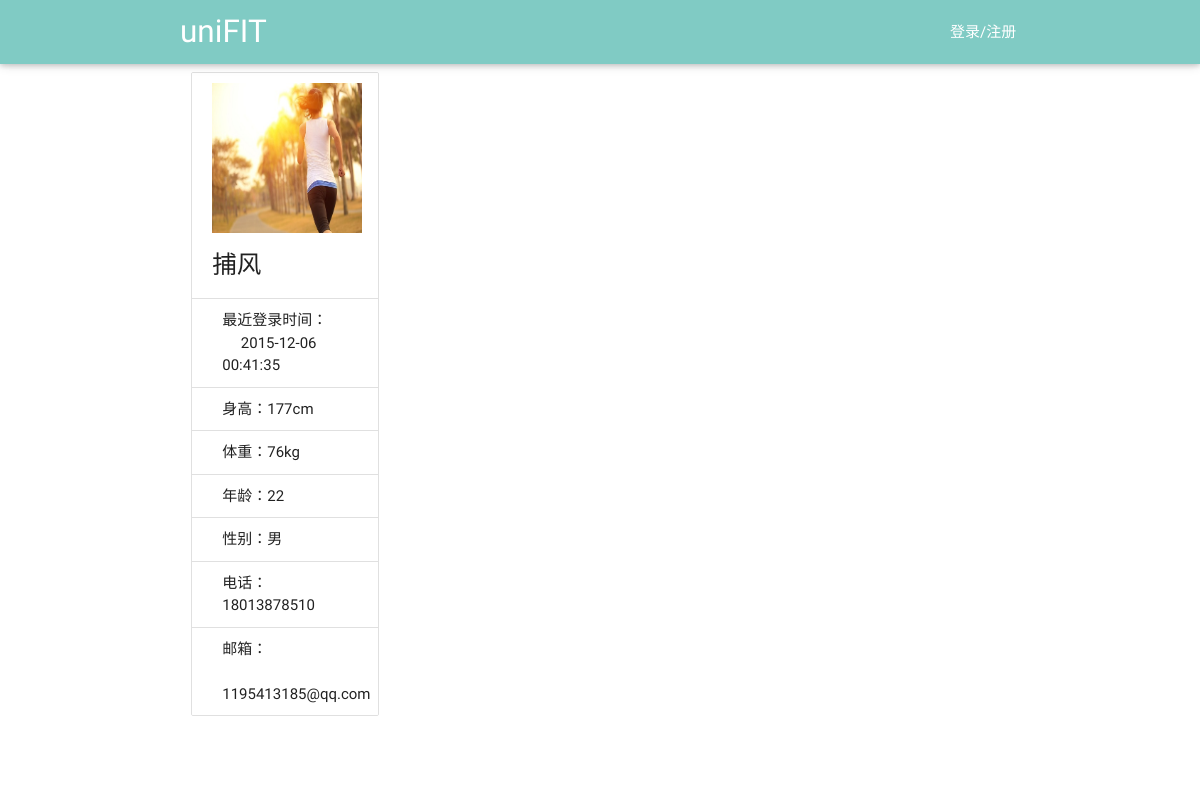
Page /view/myFriends.php?userName=捕风 on the committed database.
### tables this page shows
CREATE TABLE user(id integer primary key,userName varchar(40),password int, type varchar(20) ,age int,sex varchar(20),height int,weight int,telephone varchar(40), email varchar(40),lastLoadTime date default '—');

### service/UserService.php (called while the page is built, shortened)
<?php
require_once('../utils/SqliteHelper.php');
require_once('../model/User.php');
class UserService {
    var $db_user_base_info = "user";
    var $DB = null;
    public function __construct() {
        $this->DB = new SqliteHelper('../data.db');
    }
    public function getUserByName($userName) {
        $sql = "select * from " . $this->db_user_base_info . " where userName='" . $userName . "' limit 1";
        $result = $this->DB->getList($sql);
        if (sizeof($result) > 0) {
            $rt = $result[0];
            $password = $rt["password"];
            $type = $rt["type"];
            $age = $rt["age"];
            $sex = $rt["sex"];
            $height = $rt["height"];
            $weight = $rt["weight"];
            $telephone = $rt["telephone"];
            $email = $rt["email"];
            $lastLoadTime = $rt["lastLoadTime"];
            $user = new User($userName, $age, $sex, $type, $password, $height, $weight, $email, $telephone);
            $user->setLastLoadTime($lastLoadTime);
        }
        return $user;
    }
}

### utils/SqliteHelper.php (called while the page is built, shortened)
<?php
class SqliteHelper {
    function __construct($file) {
        try {
            $this->conn = new PDO('sqlite:' . $file);
        } catch (PDOException $e) {
            try {
                $this->conn = new PDO('sqlite2:' . $file);
            } catch (PDOException $e) {
                exit('error!');
            }
        }
    }
    function __destruct() {
        $this->conn = null;
    }
    function query($sql) {
        return $this->conn->query($sql);
    }
    function getList($sql) {
        $recordList = array();
        foreach ($this->RecordArray($sql) as $rstmp) {
            $recordList[] = $rstmp;
        }
        return $recordList;
    }
    function RecordArray($sql) {
        return $this->query($sql)->fetchAll();
    }
}

### model/User.php (called while the page is built, shortened)
<?php
class User {
    private $telephone = "";
    private $email = "";
    private $age = "";
    private $sex = "";
    private $height = "";
    private $weight = "";
    private $lastLoadTime="";
    public function __construct($userName, $age, $sex, $type, $password, $height, $weight, $email, $telephone) {
        $this->telephone = $telephone;
        $this->email = $email;
        $this->age = $age;
        $this->sex = $sex;
        $this->height = $height;
        $this->weight = $weight;
    }
    public function getTelephone() {
        return $this->telephone;
    }
    public function getEmail() {
        return $this->email;
    }
    public function getAge() {
        return $this->age;
    }
    public function getSex() {
        return $this->sex;
    }
    public function getHeight() {
        return $this->height;
    }
    public function getWeight() {
        return $this->weight;
    }
    public function getLastLoadTime() {
        return $this->lastLoadTime;
    }
    public function setLastLoadTime($lastLoadTime) {
        $this->lastLoadTime = $lastLoadTime;
    }
}

### view/myFriends.php (the view, shortened to what this page needs)
<!DOCTYPE html>
<html lang="en">
<head>
    <link href="../css/material_icons.css" rel="stylesheet" media="screen,projection">
    <link href="../css/materialize.css" type="text/css" rel="stylesheet" media="screen,projection"/>
    <link href="../css/style.css" type="text/css" rel="stylesheet" media="screen,projection"/>
    <link href="../css/showEvents.css" type="text/css" rel="stylesheet" media="screen,projection"/>
</head>
<body onload="write_header();">
<header></header>
<div class="main container row">
    <div class="col s12 l3">
        <ul class="collection with-header">
            <li class="collection-header">
                <img src="../images/back1.jpg" width="150px" height="150px">
                <?php
                $userName = $_GET["userName"];
                require_once("../service/UserService.php");
                $userService = new UserService();
                $user = $userService->getUserByName($userName);
                $lastLoadTime = $user->getLastLoadTime();
                $height = $user->getHeight() . "cm";
                $weight = $user->getWeight() . "kg";
                $age = $user->getAge();
                $sex = $user->getSex();
                $telephone = $user->getTelephone();
                $email = $user->getEmail();
                ?>
                <h5 id="userName"><?php echo $userName; ?></h5>
            </li>
            <p class="collection-item">最近登录时间：<br> &nbsp;&nbsp;&nbsp;&nbsp; <?php echo $lastLoadTime ?></p>
            <p class="collection-item">身高：<?php echo $height ?></p>
            <p class="collection-item">体重：<?php echo $weight ?></p>
            <p class="collection-item">年龄：<?php echo $age ?></p>
            <p class="collection-item">性别：<?php echo $sex ?></p>
            <p class="collection-item">电话：<?php echo $telephone ?></p>
            <p class="collection-item">邮箱： <br> &nbsp; <?php echo $email ?></p>
        </ul>
    </div>
    <div class="col s12 l9">
        <div style="margin-left: 20px;">
            <div class="blank10"></div>
            <br>
        </div>
    </div>
</div>
</body>
</html>

### css/showEvents.css (style rules this page uses)
.blank10 { height:10px;clear:both;font-size:0px;overflow:hidden; }

### rows in the picture
user: lastLoadTime "2015-12-06 00:41:35", height "177cm", weight "76kg", age "22", sex "男", telephone "18013878510", email "1195413185@qq.com"

### other values in the picture
$userName "捕风"
